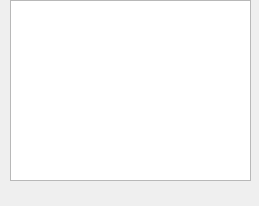
<?xml version="1.0" encoding="UTF-8"?>
<ui version="4.0">
 <class>InformationBoxDockWidget</class>
 <widget class="QDockWidget" name="InformationBoxDockWidget">
  <property name="geometry">
   <rect>
    <x>0</x>
    <y>0</y>
    <width>259</width>
    <height>206</height>
   </rect>
  </property>
  <property name="sizePolicy">
   <sizepolicy hsizetype="Preferred" vsizetype="Fixed">
    <horstretch>0</horstretch>
    <verstretch>0</verstretch>
   </sizepolicy>
  </property>
  <property name="windowTitle">
   <string>Information Box</string>
  </property>
  <widget class="QWidget" name="dockWidgetContents">
   <widget class="QTextEdit" name="Infor">
    <property name="geometry">
     <rect>
      <x>10</x>
      <y>0</y>
      <width>241</width>
      <height>181</height>
     </rect>
    </property>
    <property name="readOnly">
     <bool>true</bool>
    </property>
    <property name="html">
     <string>&lt;!DOCTYPE HTML PUBLIC &quot;-//W3C//DTD HTML 4.0//EN&quot; &quot;http://www.w3.org/TR/REC-html40/strict.dtd&quot;&gt;
&lt;html&gt;&lt;head&gt;&lt;meta name=&quot;qrichtext&quot; content=&quot;1&quot; /&gt;&lt;style type=&quot;text/css&quot;&gt;
p, li { white-space: pre-wrap; }
&lt;/style&gt;&lt;/head&gt;&lt;body style=&quot; font-family:'Lucida Grande'; font-size:13pt; font-weight:400; font-style:normal;&quot;&gt;
&lt;p style=&quot;-qt-paragraph-type:empty; margin-top:0px; margin-bottom:0px; margin-left:0px; margin-right:0px; -qt-block-indent:0; text-indent:0px;&quot;&gt;&lt;/p&gt;&lt;/body&gt;&lt;/html&gt;</string>
    </property>
   </widget>
  </widget>
 </widget>
 <resources/>
 <connections/>
</ui>
